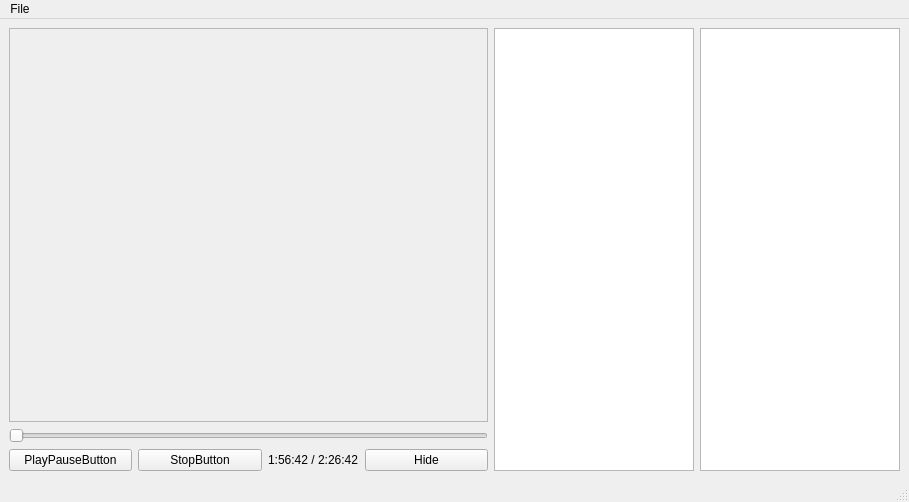
<?xml version="1.0" encoding="UTF-8"?>
<ui version="4.0">
 <class>MainWindow</class>
 <widget class="QMainWindow" name="MainWindow">
  <property name="geometry">
   <rect>
    <x>0</x>
    <y>0</y>
    <width>909</width>
    <height>502</height>
   </rect>
  </property>
  <property name="windowTitle">
   <string>MainWindow</string>
  </property>
  <widget class="QWidget" name="centralwidget">
   <layout class="QHBoxLayout" name="horizontalLayout">
    <item>
     <layout class="QHBoxLayout" name="horizontalLayout_2">
      <item>
       <layout class="QVBoxLayout" name="verticalLayout">
        <item>
         <widget class="QFrame" name="frame">
          <property name="frameShape">
           <enum>QFrame::StyledPanel</enum>
          </property>
          <property name="frameShadow">
           <enum>QFrame::Raised</enum>
          </property>
         </widget>
        </item>
        <item>
         <layout class="QVBoxLayout" name="verticalLayout_2">
          <item>
           <widget class="QSlider" name="horizontalSlider">
            <property name="orientation">
             <enum>Qt::Horizontal</enum>
            </property>
           </widget>
          </item>
          <item>
           <layout class="QHBoxLayout" name="horizontalLayout_4">
            <item>
             <widget class="QPushButton" name="pushButton">
              <property name="text">
               <string>PlayPauseButton</string>
              </property>
             </widget>
            </item>
            <item>
             <widget class="QPushButton" name="pushButton_2">
              <property name="text">
               <string>StopButton</string>
              </property>
             </widget>
            </item>
            <item>
             <widget class="QLabel" name="label_2">
              <property name="enabled">
               <bool>true</bool>
              </property>
              <property name="sizePolicy">
               <sizepolicy hsizetype="Fixed" vsizetype="Fixed">
                <horstretch>0</horstretch>
                <verstretch>0</verstretch>
               </sizepolicy>
              </property>
              <property name="text">
               <string>1:56:42 / 2:26:42</string>
              </property>
             </widget>
            </item>
            <item>
             <widget class="QPushButton" name="hideButton">
              <property name="text">
               <string>Hide</string>
              </property>
             </widget>
            </item>
           </layout>
          </item>
         </layout>
        </item>
       </layout>
      </item>
      <item>
       <layout class="QHBoxLayout" name="horizontalLayout_3">
        <item>
         <widget class="QTableWidget" name="playlistTable">
          <property name="minimumSize">
           <size>
            <width>200</width>
            <height>0</height>
           </size>
          </property>
          <property name="maximumSize">
           <size>
            <width>200</width>
            <height>16777215</height>
           </size>
          </property>
         </widget>
        </item>
        <item>
         <widget class="QTableWidget" name="songTable">
          <property name="minimumSize">
           <size>
            <width>200</width>
            <height>0</height>
           </size>
          </property>
          <property name="maximumSize">
           <size>
            <width>200</width>
            <height>16777215</height>
           </size>
          </property>
         </widget>
        </item>
       </layout>
      </item>
     </layout>
    </item>
   </layout>
  </widget>
  <widget class="QMenuBar" name="menubar">
   <property name="geometry">
    <rect>
     <x>0</x>
     <y>0</y>
     <width>909</width>
     <height>22</height>
    </rect>
   </property>
   <widget class="QMenu" name="menuFile">
    <property name="title">
     <string>File</string>
    </property>
   </widget>
   <addaction name="menuFile"/>
  </widget>
  <widget class="QStatusBar" name="statusbar"/>
 </widget>
 <resources/>
 <connections/>
</ui>
